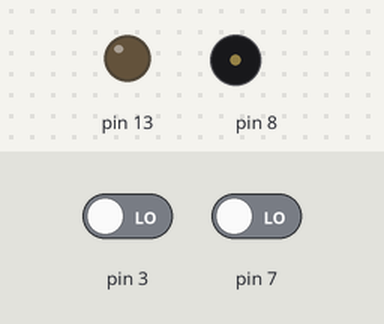
The sketch below on a simulated Arduino Uno, built with avr-gcc and run on an emulated ATmega328P. Parts: output pins drawn as LEDs (lit = HIGH), buzzer (waves = sounding). The test bench sets the inputs (shaded band); at power-on: pin 3 LOW, pin 7 LOW.

Above: at 1.2 s.
1.3 s: pin 3 driven HIGH
At 1.9 s:
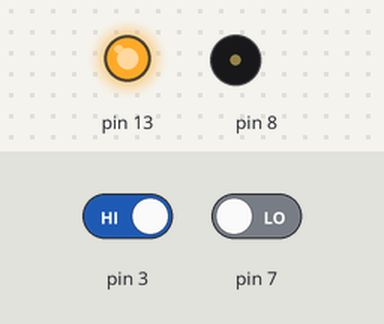
2.8 s: pin 3 driven LOW
At 4.0 s:
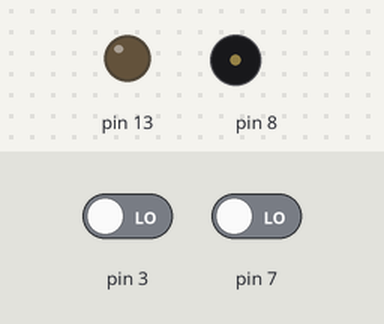
4.3 s: pin 7 driven HIGH
At 5.4 s:
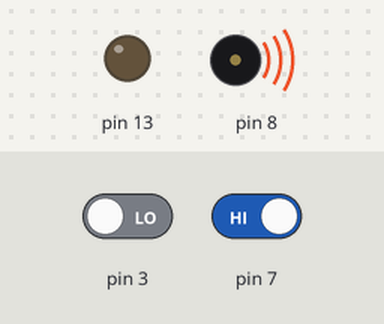
5.8 s: pin 3 driven HIGH and pin 7 driven LOW
At 6.6 s:
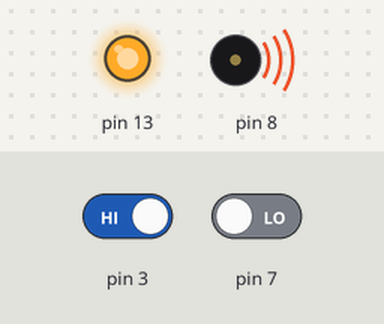
Timing chart, 0 to 8.8 s (numbered marks = the images above; inputs shaded):
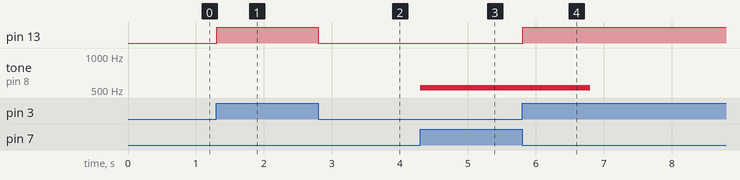

Measured:
- after the input at 1.3 s, pin 13: LOW → HIGH at once
- after the input at 2.8 s, pin 13: HIGH → LOW at once
- after the input at 4.3 s, tone on pin 8: silent → 523 Hz at once
- after the input at 5.8 s, pin 13: LOW → HIGH at once; tone on pin 8: 523 Hz → silent after 1.0 s

The sketch:

button.ino
```cpp
void setup()
{
  pinMode(3, INPUT);
  pinMode(13, OUTPUT);
  pinMode(7, INPUT);
  pinMode(8, OUTPUT);
}

void loop()
{
  while (digitalRead(3) == 1) {
    digitalWrite(13, HIGH);
  }
  digitalWrite(13, LOW);
  while (digitalRead(7) == 1) {
    tone(8, 523, 1000); // play tone 60 (C5 = 523 Hz)
  }
  delay(10); // Delay a little bit to improve simulation performance
}
```
